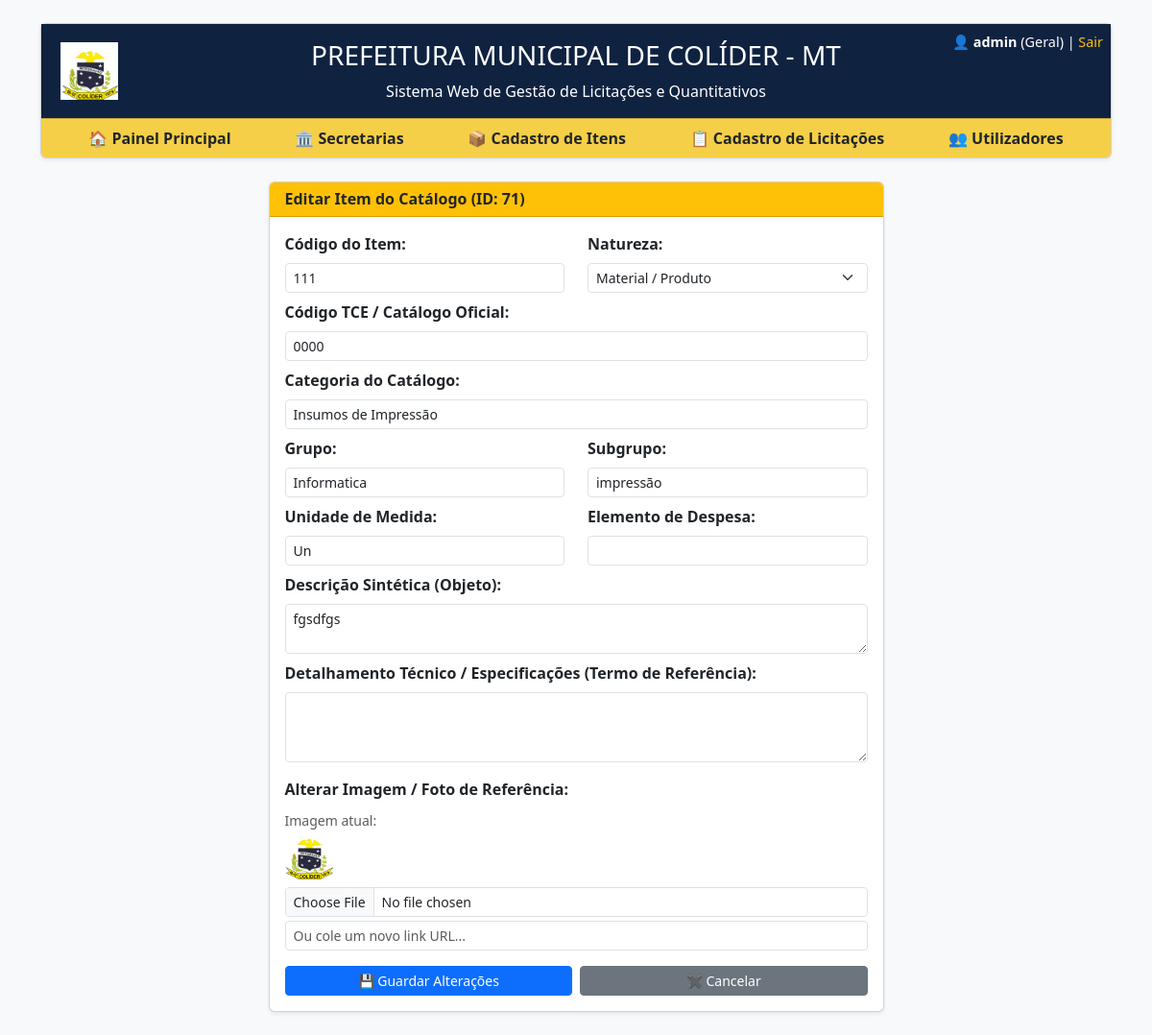
Screenshot of /itens/editar/71 (signed in) with the database file from the repository.
### tables this page shows
CREATE TABLE itens (
                id INTEGER PRIMARY KEY AUTOINCREMENT,
                codigo TEXT NOT NULL,
                tipo TEXT NOT NULL,
                codigo_tce TEXT,
                descricao TEXT NOT NULL,
                detalhamento TEXT,
                grupo TEXT,
                subgrupo TEXT,
                unidade_medida TEXT NOT NULL,
                unidade_fornecimento TEXT,
                elemento_despesa TEXT,
                categoria TEXT NOT NULL
            , imagem TEXT, status TEXT DEFAULT 'Ativo');

### app.py (the view, shortened to what this page needs)
@app.route('/itens/editar/<int:id>', methods=['GET', 'POST'])
def editar_item(id):
    if 'user_id' not in session or session['perfil'] != 'admin':
        return redirect(url_for('painel'))
    conn = get_db()
    item = conn.execute('SELECT * FROM itens WHERE id = ?', (id,)).fetchone()
    em_uso_aberta = conn.execute('''
        SELECT COUNT(*) as qtd FROM quantitativos q
        JOIN licitacoes l ON q.licitacao_id = l.id
        WHERE q.item_id = ? AND l.status = 'Aberta'
    ''', (id,)).fetchone()['qtd'] > 0
    forcado = request.form.get('forcar_atualizacao', '0') == '1'
    if em_uso_aberta and not forcado and request.method == 'POST':
        conn.close()
        return render_template('item_editar.html', item=item, aviso_travamento=True)
    conn.close()
    return render_template('item_editar.html', item=item, em_uso_aberta=em_uso_aberta)

### app.py (called while the page is built)
def get_db():
    conn = sqlite3.connect('database.db')
    conn.row_factory = sqlite3.Row
    return conn

### templates/item_editar.html (shortened to what this page needs)
{% extends "base.html" %}
{% block content %}
<div class="row justify-content-center">
    <div class="col-md-7">
        <div class="card shadow-sm mb-4">
            <div class="card-header bg-warning text-dark">
                <h6 class="mb-0"><b>Editar Item do Catálogo (ID: {{ item.id }})</b></h6>
            </div>
            <div class="card-body">
                {% if aviso_travamento %}
                <div class="alert alert-danger" role="alert">
                    <h5 class="alert-heading"><b>Atenção: Item em Uso!</b></h5>
                    <p>Este item encontra-se vinculado a um processo licitatório com o status <b>Aberta</b> onde as secretarias já estão a lançar quantitativos (DFD).</p>
                    <hr>
                    <p class="mb-0">Como administrador, se tem certeza da necessidade de alteração (por erro material), confirme abaixo para forçar a atualização global em todas as planilhas.</p>
                </div>
                <form method="POST">
                    <input type="hidden" name="codigo" value="{{ item.codigo }}">
                    <input type="hidden" name="tipo" value="{{ item.tipo }}">
                    <input type="hidden" name="codigo_tce" value="{{ item.codigo_tce }}">
                    <input type="hidden" name="categoria" value="{{ item.categoria }}">
                    <input type="hidden" name="grupo" value="{{ item.grupo }}">
                    <input type="hidden" name="subgrupo" value="{{ item.subgrupo }}">
                    <input type="hidden" name="unidade_medida" value="{{ item.unidade_medida }}">
                    <input type="hidden" name="elemento_despesa" value="{{ item.elemento_despesa }}">
                    <input type="hidden" name="descricao" value="{{ item.descricao }}">
                    <input type="hidden" name="detalhamento" value="{{ item.detalhamento }}">
                    <input type="hidden" name="forcar_atualizacao" value="1">
                    <button type="submit" class="btn btn-danger btn-sm w-100 mb-2">⚠ Confirmar e Forçar Atualização Global</button>
                    <a href="/itens" class="btn btn-secondary btn-sm w-100">Cancelar</a>
                </form>
                {% else %}
                <form method="POST" enctype="multipart/form-data">
                    <div class="row">
                        <div class="col-md-6 mb-2">
                            <label class="form-label"><b>Código do Item:</b></label>
                            <input type="text" name="codigo" class="form-control form-control-sm" value="{{ item.codigo }}" required>
                        </div>
                        <div class="col-md-6 mb-2">
                            <label class="form-label"><b>Natureza:</b></label>
                            <select name="tipo" class="form-select form-select-sm">
                                <option value="Produto" {% if item.tipo == 'Produto' %}selected{% endif %}>Material / Produto</option>
                            </select>
                        </div>
                    </div>
                    <div class="mb-2">
                        <label class="form-label"><b>Código TCE / Catálogo Oficial:</b></label>
                        <input type="text" name="codigo_tce" class="form-control form-control-sm" value="{{ item.codigo_tce or '' }}">
                    </div>
                    <div class="mb-2">
                        <label class="form-label"><b>Categoria do Catálogo:</b></label>
                        <input type="text" name="categoria" class="form-control form-control-sm" value="{{ item.categoria }}" required>
                    </div>
                    <div class="row">
                        <div class="col-md-6 mb-2">
                            <label class="form-label"><b>Grupo:</b></label>
                            <input type="text" name="grupo" class="form-control form-control-sm" value="{{ item.grupo or '' }}">
                        </div>
                        <div class="col-md-6 mb-2">
                            <label class="form-label"><b>Subgrupo:</b></label>
                            <input type="text" name="subgrupo" class="form-control form-control-sm" value="{{ item.subgrupo or '' }}">
                        </div>
                    </div>
                    <div class="row">
                        <div class="col-md-6 mb-2">
                            <label class="form-label"><b>Unidade de Medida:</b></label>
                            <input type="text" name="unidade_medida" class="form-control form-control-sm" value="{{ item.unidade_medida }}" required>
                        </div>
                        <div class="col-md-6 mb-2">
                            <label class="form-label"><b>Elemento de Despesa:</b></label>
                            <input type="text" name="elemento_despesa" class="form-control form-control-sm" value="{{ item.elemento_despesa or '' }}">
                        </div>
                    </div>
                    <div class="mb-2">
                        <label class="form-label"><b>Descrição Sintética (Objeto):</b></label>
                        <textarea name="descricao" class="form-control form-control-sm" rows="2" required>{{ item.descricao }}</textarea>
                    </div>
                    <div class="mb-3">
                        <label class="form-label"><b>Detalhamento Técnico / Especificações (Termo de Referência):</b></label>
                        <textarea name="detalhamento" class="form-control form-control-sm" rows="3">{{ item.detalhamento or '' }}</textarea>
                    </div>
                    <div class="mb-3">
                        <label class="form-label"><b>Alterar Imagem / Foto de Referência:</b></label>
                        {% if item.imagem %}
                            <div class="mb-2">
                                <small class="text-muted">Imagem atual:</small><br>
                                {% if item.imagem.startswith('http') %}
                                    <img src="{{ item.imagem }}" alt="Atual" style="width: 50px; height: 50px; object-fit: cover; border-radius: 4px;">
                                {% else %}
                                    <img src="{{ url_for('uploaded_file', filename=item.imagem) }}" alt="Atual" style="width: 50px; height: 50px; object-fit: cover; border-radius: 4px;">
                                {% endif %}
                            </div>
                        {% endif %}
                        <input type="file" name="imagem_arquivo" class="form-control form-control-sm mb-1">
                        <input type="url" name="imagem_url" class="form-control form-control-sm" placeholder="Ou cole um novo link URL...">
                    </div>
                    <div class="d-flex gap-2">
                        <button type="submit" class="btn btn-primary btn-sm w-50">💾 Guardar Alterações</button>
                        <a href="/itens" class="btn btn-secondary btn-sm w-50 text-center">✖ Cancelar</a>
                    </div>
                </form>
                {% endif %}
            </div>
        </div>
    </div>
</div>
{% endblock %}

### rows the page displays
itens: id "71", codigo "111", tipo "Material / Produto", codigo_tce "0000", categoria "Insumos de Impressão", grupo "Informatica", subgrupo "impressão", unidade_medida "Un", descricao "fgsdfgs", imagem (picture)

### other values shown
{{ session.get('username') }} "admin"
{{ session.get('secretaria') }} "Geral"
